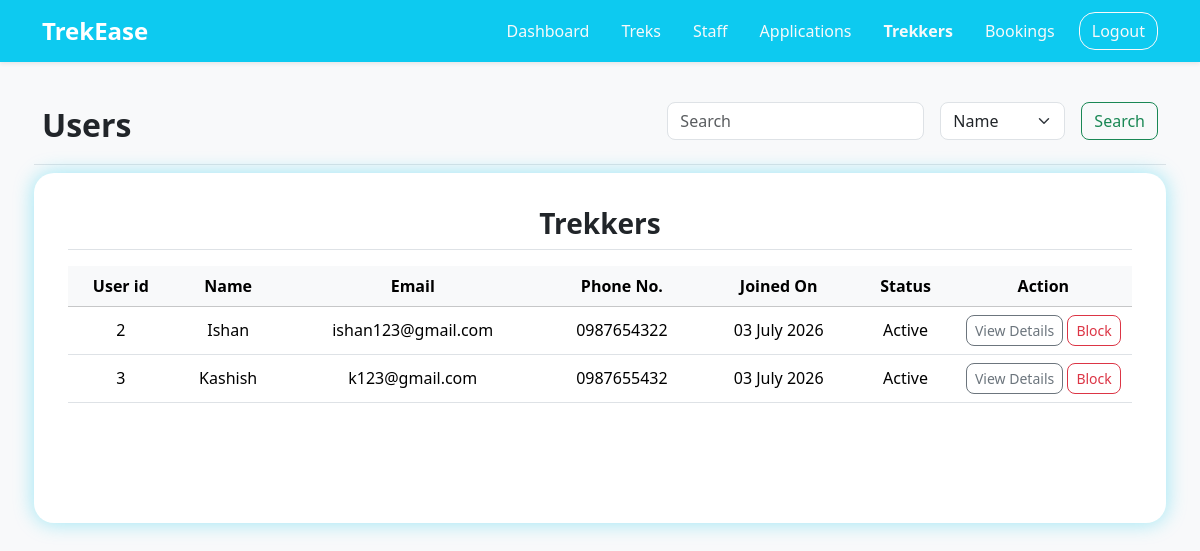
The app's page /users, older data.
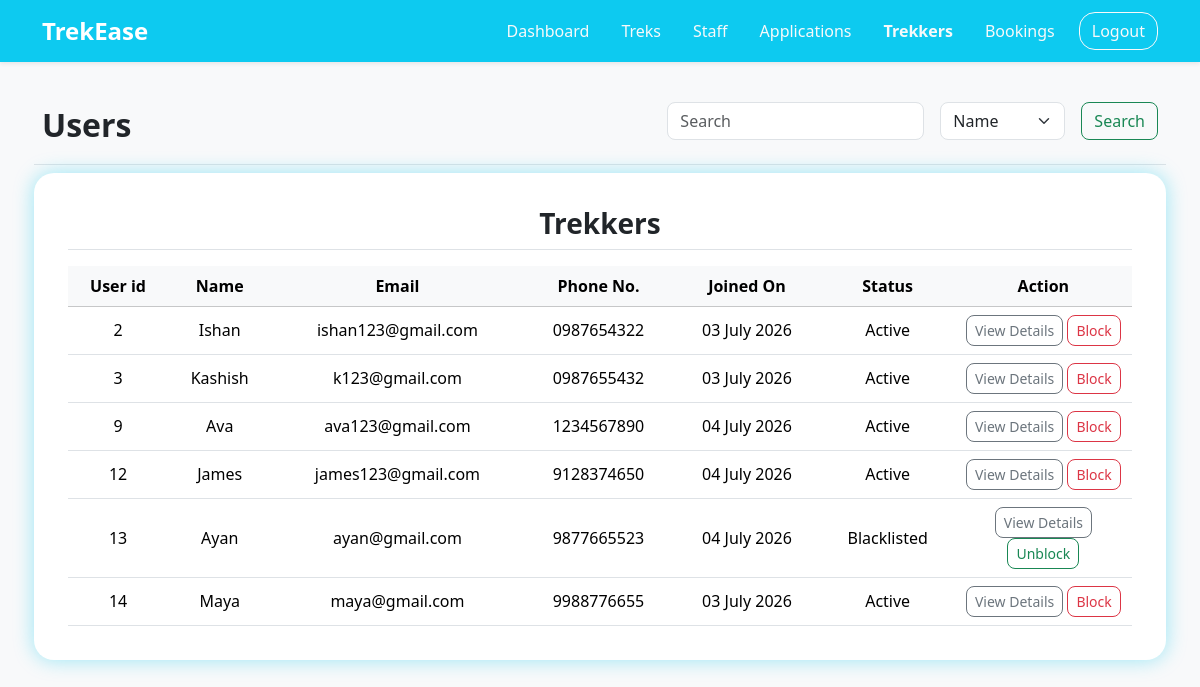
The same page, newer data.
### application/models.py (models this page shows)
class User(db.Model):
    __tablename__ = "user"
    id = db.Column(db.Integer(), primary_key=True)
    username = db.Column(db.String(30), unique=True, nullable=False)
    name = db.Column(db.String(30), nullable=False)
    email = db.Column(db.String(80), unique=True, nullable=False)
    password = db.Column(db.String, nullable=False)
    phone_no = db.Column(db.String(10), unique=True)
    status = db.Column(db.String, default="Active")
    role = db.Column(db.String, default="user", nullable=True)
    created_at = db.Column(db.Date, default=date.today)
    bookings = db.relationship("Booking", backref="user")
    assigned_trek = db.relationship("Trek", backref="staff")

### application/controllers.py (the view)
@app.route("/users")
def users():
    trekkers = User.query.filter(User.role == 'user').all()
    return render_template("/admin/users.html",trekkers=trekkers)

### templates/admin/users.html (shortened to what the changed rows need)
<!DOCTYPE html>
<html lang="en">
<head>
    <link href="https://cdn.jsdelivr.net/npm/bootstrap@5.3.2/dist/css/bootstrap.min.css" rel="stylesheet">
    <link rel="stylesheet" href="/static/style.css">
</head>
<body class="d-flex flex-column min-vh-100 bg-light">
    <div class="container text-center">
        <div class="text-center mt-4">
            <div class="row my-4 g-3">
                <div class="mb-2 d-flex justify-content-between align-items-center w-100 border-bottom pb-2">
                    <h2 class="fw-semibold">Users</h2>
                </div>
                <div class="admin-tables mb-4">
                    <table class="table table-hover align-middle mb-0">
                        <thead class="text-center table-light sticky-top">
                            <tr>
                                <th scope="col">User id</th>
                                <th scope="col">Name</th>
                                <th scope="col">Email</th>
                                <th scope="col">Phone No.</th>
                                <th scope="col">Joined On</th>
                                <th scope="col">Status</th>
                                <th scope="col">Action</th>
                            </tr>
                        </thead>
                        <tbody class="text-center">
                            {% for user in trekkers %}
                            <tr>
                                <td>{{user.id}}</td>
                                <td>{{user.name}}</td>
                                <td>{{user.email}}</td>
                                <td>{{user.phone_no}}</td>
                                <td>{{user.created_at.strftime("%d %B %Y")}}</td>
                                <td>{{user.status}}</td>
                                <td class="col-2">
                                    <a href="/details/1/user/{{user.id}}" class="btn btn-outline-secondary btn-sm rounded-3">View Details</a>
                                    {% if user.status == "Active" %}
                                    <a href="/admin_update/user/blacklist/{{user.id}}" class="btn btn-outline-danger btn-sm rounded-3">Block</a>
                                    {% else %}
                                    <a href="/admin_update/user/whitelist/{{user.id}}" class="btn btn-outline-success btn-sm rounded-3">Unblock</a>
                                    {% endif %}
                                </td>
                            </tr>
                            {% endfor %}
                        </tbody>
                    </table>
                </div>
            </div>
        </div>
    </div>
</body>
</html>

Row changes from the older to the newer data that the page shows:
added User: id "9", name "Ava", email "ava123@gmail.com", phone_no "1234567890", created_at "04 July 2026", status "Active"
added User: id "12", name "James", email "james123@gmail.com", phone_no "9128374650", created_at "04 July 2026", status "Active"
added User: id "13", name "Ayan", email "ayan@gmail.com", phone_no "9877665523", created_at "04 July 2026", status "Blacklisted"
added User: id "14", name "Maya", email "maya@gmail.com", phone_no "9988776655", created_at "03 July 2026", status "Active"
